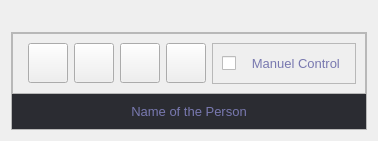
                  <widget class="QWidget" name="page_2">
                   <layout class="QVBoxLayout" name="verticalLayout_10">
                    <item>
                     <widget class="QLabel" name="recognition_page_label">
                      <property name="font">
                       <font>
                        <family>Segoe UI</family>
                        <pointsize>10</pointsize>
                       </font>
                      </property>
                      <property name="text">
                       <string/>
                      </property>
                      <property name="alignment">
                       <set>Qt::AlignCenter</set>
                      </property>
                     </widget>
                    </item>
                    <item>
                     <widget class="QFrame" name="frame_2">
                      <property name="maximumSize">
                       <size>
                        <width>16777215</width>
                        <height>100</height>
                       </size>
                      </property>
                      <property name="frameShape">
                       <enum>QFrame::StyledPanel</enum>
                      </property>
                      <property name="frameShadow">
                       <enum>QFrame::Raised</enum>
                      </property>
                      <layout class="QVBoxLayout" name="verticalLayout_11">
                       <property name="spacing">
                        <number>0</number>
                       </property>
                       <property name="leftMargin">
                        <number>0</number>
                       </property>
                       <property name="topMargin">
                        <number>0</number>
                       </property>
                       <property name="rightMargin">
                        <number>0</number>
                       </property>
                       <property name="bottomMargin">
                        <number>0</number>
                       </property>
                       <item>
                        <widget class="QFrame" name="frame_3">
                         <property name="frameShape">
                          <enum>QFrame::StyledPanel</enum>
                         </property>
                         <property name="frameShadow">
                          <enum>QFrame::Raised</enum>
                         </property>
                         <layout class="QHBoxLayout" name="horizontalLayout_6">
                          <item>
                           <widget class="QFrame" name="frame_4">
                            <property name="frameShape">
                             <enum>QFrame::StyledPanel</enum>
                            </property>
                            <property name="frameShadow">
                             <enum>QFrame::Raised</enum>
                            </property>
                           </widget>
                          </item>
                          <item>
                           <widget class="QPushButton" name="open_cam">
                            <property name="minimumSize">
                             <size>
                              <width>0</width>
                              <height>40</height>
                             </size>
                            </property>
                            <property name="cursor">
                             <cursorShape>PointingHandCursor</cursorShape>
                            </property>
                            <property name="toolTip">
                             <string>Camera On</string>
                            </property>
                            <property name="styleSheet">
                             <string notr="true">QPushButton{
color: rgb(120, 120, 175);
}
QPushButton:hover{
background-color: rgb(120, 120, 175);
	color: rgb(0, 0, 0);
}</string>
                            </property>
                            <property name="text">
                             <string/>
                            </property>
                            <property name="icon">
                             <iconset>
                              <normaloff>D:/İndirilenler/photo-camera.png</normaloff>D:/İndirilenler/photo-camera.png</iconset>
                            </property>
                            <property name="iconSize">
                             <size>
                              <width>32</width>
                              <height>32</height>
                             </size>
                            </property>
                           </widget>
                          </item>
                          <item>
                           <widget class="QPushButton" name="pushButton_13">
                            <property name="minimumSize">
                             <size>
                              <width>0</width>
                              <height>40</height>
                             </size>
                            </property>
                            <property name="cursor">
                             <cursorShape>PointingHandCursor</cursorShape>
                            </property>
                            <property name="toolTip">
                             <string>Take a Photo for Attendance</string>
                            </property>
                            <property name="styleSheet">
                             <string notr="true">QPushButton{
color: rgb(120, 120, 175);
}
QPushButton:hover{
background-color: rgb(120, 120, 175);
	color: rgb(0, 0, 0);
}</string>
                            </property>
                            <property name="text">
                             <string/>
                            </property>
                            <property name="icon">
                             <iconset>
                              <normaloff>D:/İndirilenler/take-a-picture.png</normaloff>D:/İndirilenler/take-a-picture.png</iconset>
                            </property>
                            <property name="iconSize">
                             <size>
                              <width>32</width>
                              <height>32</height>
                             </size>
                            </property>
                           </widget>
                          </item>
                          <item>
                           <widget class="QPushButton" name="pushButton_11">
                            <property name="minimumSize">
                             <size>
                              <width>0</width>
                              <height>40</height>
                             </size>
                            </property>
                            <property name="cursor">
                             <cursorShape>PointingHandCursor</cursorShape>
                            </property>
                            <property name="toolTip">
                             <string>Camera Off</string>
                            </property>
                            <property name="styleSheet">
                             <string notr="true">QPushButton{
color: rgb(120, 120, 175);
}
QPushButton:hover{
background-color: rgb(120, 120, 175);
	color: rgb(0, 0, 0);
}</string>
                            </property>
                            <property name="text">
                             <string/>
                            </property>
                            <property name="icon">
                             <iconset>
                              <normaloff>D:/İndirilenler/no-pictures.png</normaloff>D:/İndirilenler/no-pictures.png</iconset>
                            </property>
                            <property name="iconSize">
                             <size>
                              <width>32</width>
                              <height>32</height>
                             </size>
                            </property>
                           </widget>
                          </item>
                          <item>
                           <widget class="QPushButton" name="pushButton_2">
                            <property name="minimumSize">
                             <size>
                              <width>0</width>
                              <height>40</height>
                             </size>
                            </property>
                            <property name="cursor">
                             <cursorShape>PointingHandCursor</cursorShape>
                            </property>
                            <property name="toolTip">
                             <string>Confirm</string>
                            </property>
                            <property name="styleSheet">
                             <string notr="true">QPushButton{
color: rgb(120, 120, 175);
}
QPushButton:hover{
background-color: rgb(120, 120, 175);
	color: rgb(0, 0, 0);
}</string>
                            </property>
                            <property name="text">
                             <string/>
                            </property>
                            <property name="icon">
                             <iconset>
                              <normaloff>D:/İndirilenler/tick.png</normaloff>D:/İndirilenler/tick.png</iconset>
                            </property>
                            <property name="iconSize">
                             <size>
                              <width>32</width>
                              <height>32</height>
                             </size>
                            </property>
                           </widget>
                          </item>
                          <item>
                           <widget class="QFrame" name="frame_17">
                            <property name="frameShape">
                             <enum>QFrame::StyledPanel</enum>
                            </property>
                            <property name="frameShadow">
                             <enum>QFrame::Raised</enum>
                            </property>
                            <layout class="QHBoxLayout" name="horizontalLayout_12">
                             <item>
                              <widget class="QCheckBox" name="checkBox">
                               <property name="font">
                                <font>
                                 <family>Segoe UI</family>
                                 <pointsize>10</pointsize>
                                </font>
                               </property>
                               <property name="cursor">
                                <cursorShape>PointingHandCursor</cursorShape>
                               </property>
                               <property name="styleSheet">
                                <string notr="true">color: rgb(120, 120, 175);</string>
                               </property>
                               <property name="text">
                                <string>   Manuel Control</string>
                               </property>
                              </widget>
                             </item>
                            </layout>
                           </widget>
                          </item>
                         </layout>
                        </widget>
                       </item>
                       <item>
                        <widget class="QLabel" name="label_person_name">
                         <property name="minimumSize">
                          <size>
                           <width>0</width>
                           <height>35</height>
                          </size>
                         </property>
                         <property name="maximumSize">
                          <size>
                           <width>16777215</width>
                           <height>35</height>
                          </size>
                         </property>
                         <property name="font">
                          <font>
                           <family>Segoe UI</family>
                           <pointsize>10</pointsize>
                          </font>
                         </property>
                         <property name="styleSheet">
                          <string notr="true">color: rgb(120, 120, 175);
background-color: rgb(43, 44, 50);</string>
                         </property>
                         <property name="text">
                          <string>Name of the Person</string>
                         </property>
                         <property name="alignment">
                          <set>Qt::AlignCenter</set>
                         </property>
                        </widget>
                       </item>
                      </layout>
                     </widget>
                    </item>
                   </layout>
                  </widget>
